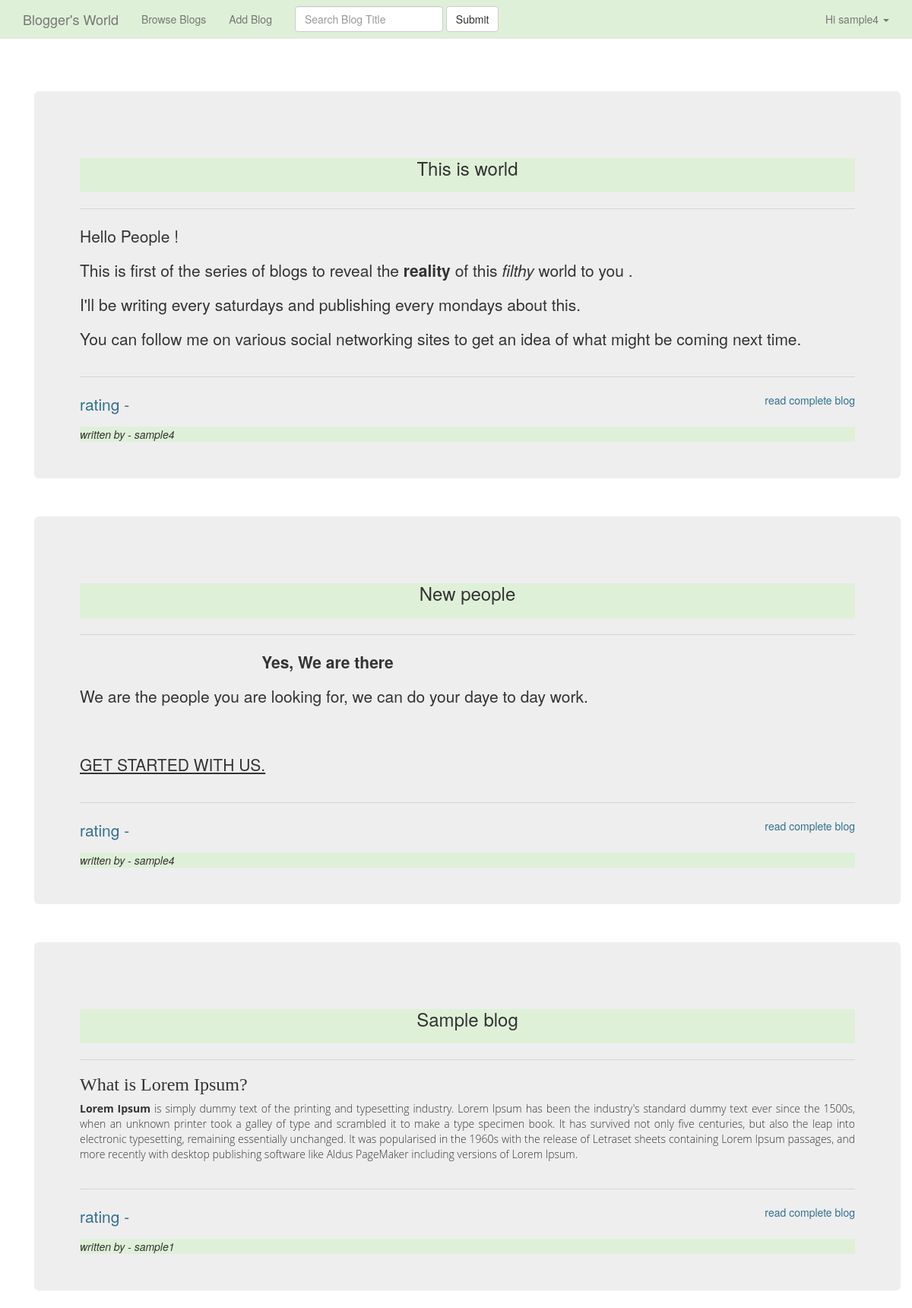
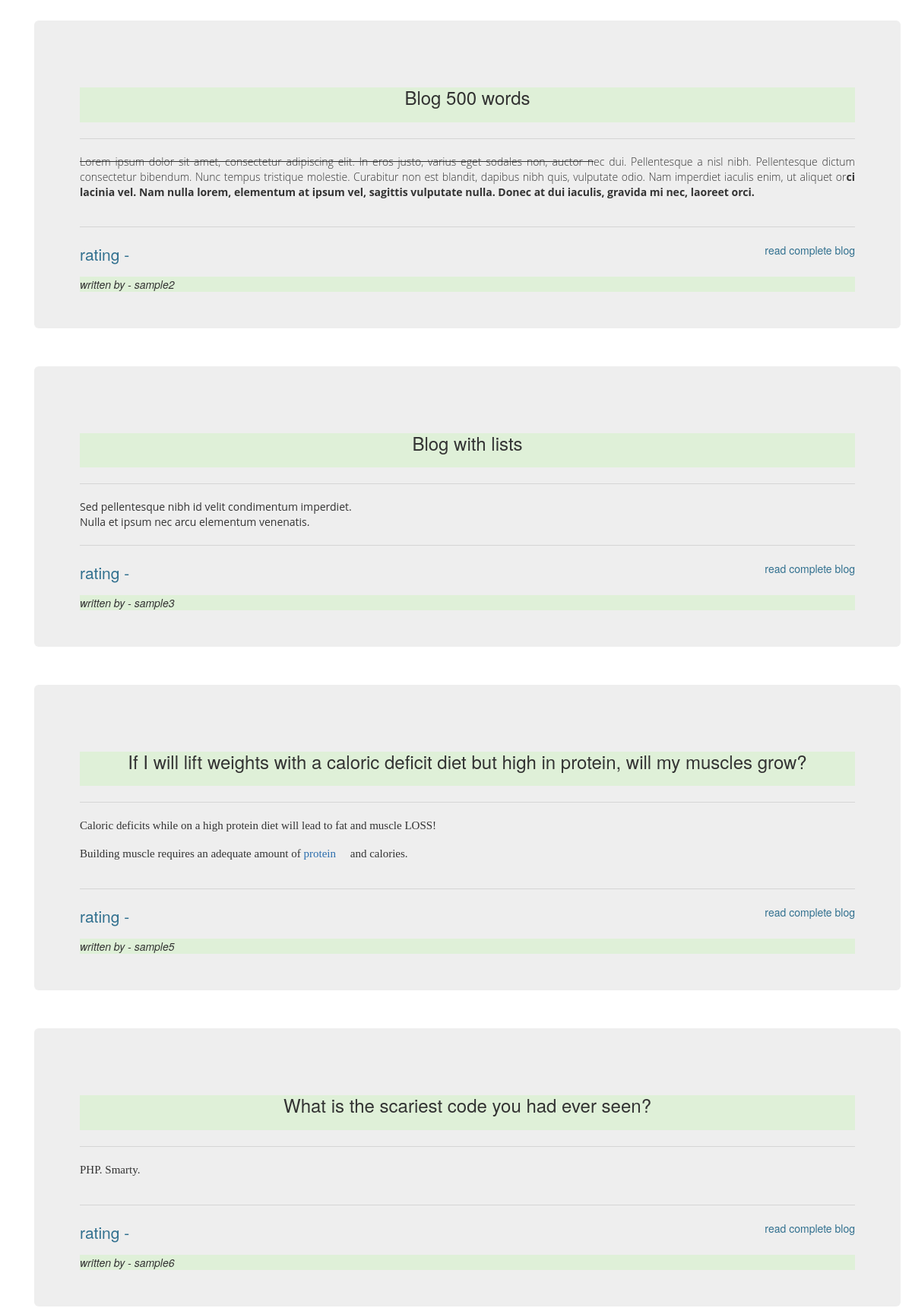
/blog/view_all/ (signed in, upper part), run on the app's committed database (2 pictures, top to bottom).
### blog/models.py (models this page shows, shortened)
class Blog(models.Model):
    author = models.ForeignKey(User, on_delete=models.CASCADE)
    title = models.CharField(max_length=150)
    content = tinymce_models.HTMLField()
    created_on = models.DateTimeField()

### blog/views.py (the view)
class ViewAll(ListView) :
    template_name = 'blog/view_all_blogs.html'
    def get_queryset(self):
        queryset = Blog.objects.all()
        for i in queryset :
            splt_content_list = i.content.split('\r\n')
            ret = ""
            for j in splt_content_list:
                ret = ret + j
                if len(ret) > 300:
                    break
            print "*"
            print ret
            print "$"
            i.content = ret
        return queryset

### templates/blog/view_all_blogs.html (shortened to what this page needs)
{% extends 'base.html' %}
{% block contents %}
    <div class="container">
        {% for obj in object_list %}
            <div class="jumbotron " style="margin-top:50px;">
                <div class="content-header bg-success text-center page-header">
                    <h3>{{ obj.title | capfirst }}</h3>
                </div>
                <hr>
                <div class="content" style="width:100%; overflow:hidden;">
                    {{ obj.content | safe }}
                </div>
                <hr>
                <div class="content-footer">
                    <div class="row">
                        <div class="text-left col-md-8">
                                <p class="text-info">rating - {{ obj.rating }}</p>
                        </div>
                        <div class="text-right col-md-4">
                                <a class="text-info" href="{% url 'single_blog' obj.id %}">read complete blog</a>
                        </div>
                    </div>
                    <div class="bg-success">
                        <i>written by - {{ obj.author.username }}</i>
                    </div>
                </div>
            </div>
        {% endfor %}
    </div>
{% endblock contents %}

### templates/base.html (shortened to what this page needs)
<!DOCTYPE html>
<html lang="en">
<head>
    <link rel="stylesheet" href="https://maxcdn.bootstrapcdn.com/bootstrap/3.3.7/css/bootstrap.min.css" />
</head>
<body style="padding-top:70px">
    <nav class="navbar navbar-default navbar-fixed-top bg-primary">
        <div class="container-fluid bg-success">
            <div class="container-fluid">
                <div class="navbar-header">
                    <a class="navbar-brand" href="{% url 'home' %}">Blogger's World</a>
                </div >
                <div class="collapse navbar-collapse bg-success" id="bs-example-navbar-collapse-1">
                    <ul class="nav navbar-nav">
                        <li class=""><a href="{%  url 'view_all' %}">Browse Blogs <span class="sr-only">(current)</span></a></li>
                        <li><a href="{% url 'add_blog' %}">Add Blog</a></li>
                    </ul>
                        <form class="navbar-form navbar-left" role="search">
                            <div class="form-group">
                                <input type="text" class="form-control" placeholder="Search Blog Title">
                            </div >
                            <button type="submit" class="btn btn-default">Submit</button>
                        </form>
                        {% if user.is_authenticated %}
                            <ul class="nav navbar-nav navbar-right">
                                <li class="dropdown">
                                    <a href="#" class="dropdown-toggle" data-toggle="dropdown" role="button" aria-haspopup="true" aria-expanded="false">Hi {{ user.get_username }} <span class="caret"></span></a>
                                </li>
                            </ul>
                        {% endif %}
                    </div >
            </div >
        </div>
    </nav>
    <div class="container">
        {% block contents %}
        {% endblock contents %}
    </div>
</body>
</html>

### data on the page
Blog: title "This is world", content "Hello People ! This is first of the series of blogs to reveal the reality of this filthy world to you . I'll be writing every saturdays and publishing every mondays about this. You can follow me on various social networking sites to get an idea of what might be coming next time.", author.username "sample4"
Blog: title "New people", content "Yes, We are there We are the people you are looking for, we can do your daye to day work. GET STARTED WITH US.", author.username "sample4"
Blog: title "Sample blog", content "What is Lorem Ipsum? Lorem Ipsum is simply dummy text of the printing and typesetting industry. Lorem Ipsum has been the industry's standard dummy text ever since the 1500s, when an unknown printer took a galley of type and scrambled it to make a type specimen book. It has survived not only five centuries, but also the leap into electronic typesetting, remaining essentially unchanged. It was popularised in the 1960s with the release of Letraset sheets containing Lorem Ipsum passages, and more recently with desktop publishing software like Aldus PageMaker including versions of Lorem Ipsum.", author.username "sample1"
Blog: title "Blog 500 words", content "Lorem ipsum dolor sit amet, consectetur adipiscing elit. In eros justo, varius eget sodales non, auctor n ec dui. Pellentesque a nisl nibh. Pellentesque dictum consectetur bibendum. Nunc tempus tristique molestie. Curabitur non est blandit, dapibus nibh quis, vulputate odio. Nam imperdiet iaculis enim, ut aliquet or ci lacinia vel. Nam nulla lorem, elementum at ipsum vel, sagittis vulputate nulla. Donec at dui iaculis, gravida mi nec, laoreet orci.", author.username "sample2"
Blog: title "Blog with lists", content "Sed pellentesque nibh id velit condimentum imperdiet. Nulla et ipsum nec arcu elementum venenatis.", author.username "sample3"
Blog: title "If I will lift weights with a caloric deficit diet but high in protein, will my muscles grow?", content "Caloric deficits while on a high protein diet will lead to fat and muscle LOSS! Building muscle requires an adequate amount of protein and calories.", author.username "sample5"
Blog: title "What is the scariest code you had ever seen?", content "PHP. Smarty.", author.username "sample6"

### other printed values
{{ user.get_username }} "sample4"
